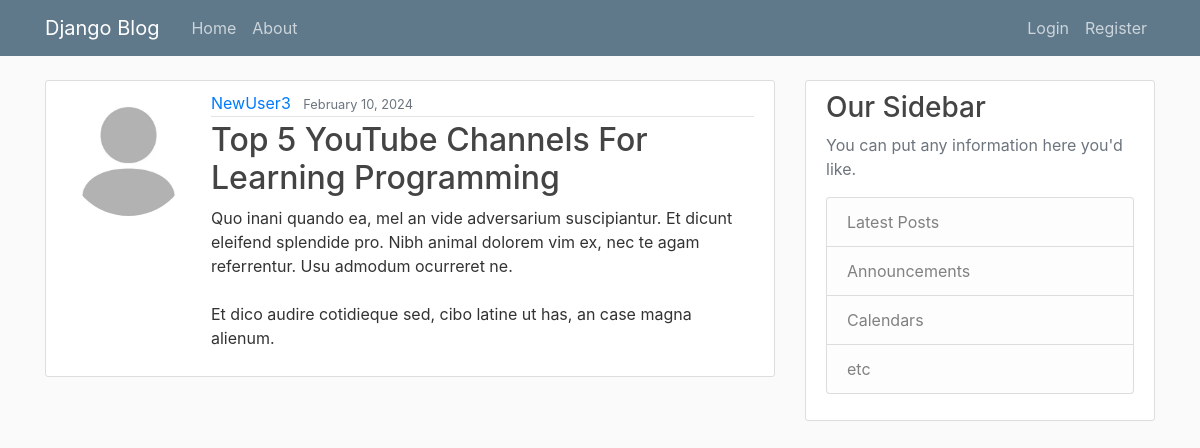
The page /post/34/ on the database its author committed.
### blog/models.py (models this page shows, shortened)
class Post(models.Model):
    title = models.CharField(max_length=100)
    content = models.TextField()
    date_posted = models.DateTimeField(default=timezone.now)
    author = models.ForeignKey(User, on_delete=models.CASCADE)

### blog/views.py (the view)
# urls.py: path("post/<int:pk>/", PostDetailView.as_view(), name="post-detail"),
class PostDetailView(DetailView):
    model = Post

### blog/templates/blog/post_detail.html (shortened to what this page needs)
{% extends "blog/base.html" %}
{% load static %}
{% block content %}
    <article class="media content-section">
      {% if object.author.profile.image %}
        <img class="rounded-circle account-img" src="{{ object.author.profile.image.url }}">
      {% else %}
        <img class="rounded-circle account-img" src="{% static 'users/default.webp' %}">
      {% endif %}
      <div class="media-body">
        <div class="article-metadata">
          <a class="mr-2" href="{% url 'user-posts' object.author.username %}">{{ object.author }}</a>
          <small class="text-muted">{{ object.date_posted|date:"F d, Y" }}</small>
        </div>
        <h2 class="article-title">{{ object.title }}</h2>
        <p class="article-content">{{ object.content }}</p>
      </div>
    </article>
 {% endblock content %}

### blog/templates/blog/base.html (shortened to what this page needs)
{% load static %}
<!DOCTYPE html>
<html lang="en">
  <head>
    <link rel="stylesheet" href="https://cdn.jsdelivr.net/npm/bootstrap@4.0.0/dist/css/bootstrap.min.css">
    <link rel="stylesheet" href="{% static 'blog/main.css' %}">
  </head>
  <body>
    <header class="site-header">
        <nav class="navbar navbar-expand-md navbar-dark bg-steel fixed-top">
          <div class="container">
            <a class="navbar-brand mr-4" href="{% url 'blog-home' %}">Django Blog</a>
            <div class="collapse navbar-collapse" id="navbarToggle">
              <div class="navbar-nav mr-auto">
                <a class="nav-item nav-link" href="{% url 'blog-home' %}">Home</a>
                <a class="nav-item nav-link" href="{% url 'blog-about' %}">About</a>
              </div>
              <div class="navbar-nav">
                {% if user.is_authenticated %}
                  <a class="nav-item nav-link" href="{% url 'post-create' %}">New post</a>
                  <a class="nav-item nav-link" href="{% url 'profile' %}">Profile</a>
                  <a class="nav-item nav-link" href="{% url 'logout' %}">Logout</a>
                {% else %}
                  <a class="nav-item nav-link" href="{% url 'login' %}">Login</a>
                  <a class="nav-item nav-link" href="{% url 'register' %}">Register</a>
                {% endif %}
                </div>
            </div>
          </div>
        </nav>
      </header>
      <main role="main" class="container">
        <div class="row">
          <div class="col-md-8">
            {% block content %}{% endblock %}
          </div>
          <div class="col-md-4">
            <div class="content-section">
              <h3>Our Sidebar</h3>
              <p class='text-muted'>You can put any information here you'd like.
                <ul class="list-group">
                  <li class="list-group-item list-group-item-light">Latest Posts</li>
                  <li class="list-group-item list-group-item-light">Announcements</li>
                  <li class="list-group-item list-group-item-light">Calendars</li>
                  <li class="list-group-item list-group-item-light">etc</li>
                </ul>
              </p>
            </div>
          </div>
        </div>
      </main>
    </body>
</html>

### static/blog/main.css (style rules this page uses)
body { background: #fafafa; color: #333333; margin-top: 5rem; }
h1, h2, h3, h4, h5, h6 { color: #444444; }
ul { margin: 0; }
.bg-steel { background-color: #5f788a; }
.site-header .navbar-nav .nav-link { color: #cbd5db; }
.content-section { background: #ffffff; padding: 10px 20px; border: 1px solid #dddddd; border-radius: 3px; margin-bottom: 20px; }
.article-title { color: #444444; }
.article-content { white-space: pre-line; }
.article-metadata { padding-bottom: 1px; margin-bottom: 4px; border-bottom: 1px solid #e3e3e3 }
.account-img { height: 125px; width: 125px; margin-right: 20px; margin-bottom: 16px; }

### rows shown on the page
Post: author "NewUser3", date_posted "February 10, 2024", title "Top 5 YouTube Channels For Learning Programming", content "Quo inani quando ea, mel an vide adversarium suscipiantur. Et dicunt eleifend splendide pro. Nibh animal dolorem vim ex, nec te agam referrentur. Usu admodum ocurreret ne. Et dico audire cotidieque sed, cibo latine ut has, an case magna alienum."
